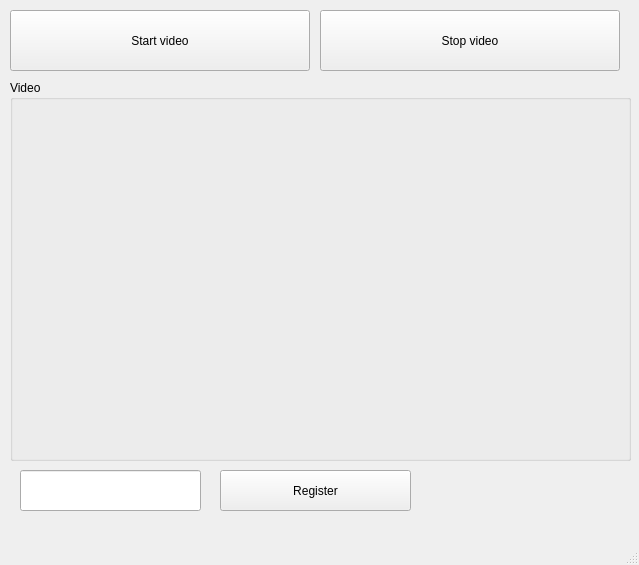
<?xml version="1.0" encoding="UTF-8"?>
<ui version="4.0">
 <class>MainWindow</class>
 <widget class="QMainWindow" name="MainWindow">
  <property name="geometry">
   <rect>
    <x>0</x>
    <y>0</y>
    <width>639</width>
    <height>565</height>
   </rect>
  </property>
  <property name="windowTitle">
   <string>MainWindow</string>
  </property>
  <property name="styleSheet">
   <string notr="true"/>
  </property>
  <widget class="QWidget" name="centralwidget">
   <widget class="QGroupBox" name="groupBox">
    <property name="geometry">
     <rect>
      <x>10</x>
      <y>80</y>
      <width>621</width>
      <height>381</height>
     </rect>
    </property>
    <property name="sizePolicy">
     <sizepolicy hsizetype="Preferred" vsizetype="Preferred">
      <horstretch>0</horstretch>
      <verstretch>0</verstretch>
     </sizepolicy>
    </property>
    <property name="title">
     <string>Video</string>
    </property>
    <widget class="QWidget" name="ImgWidget" native="true">
     <property name="geometry">
      <rect>
       <x>10</x>
       <y>20</y>
       <width>601</width>
       <height>351</height>
      </rect>
     </property>
    </widget>
   </widget>
   <widget class="QPushButton" name="startButton">
    <property name="geometry">
     <rect>
      <x>10</x>
      <y>10</y>
      <width>300</width>
      <height>61</height>
     </rect>
    </property>
    <property name="text">
     <string>Start video</string>
    </property>
   </widget>
   <widget class="QPushButton" name="stopButton">
    <property name="geometry">
     <rect>
      <x>320</x>
      <y>10</y>
      <width>300</width>
      <height>61</height>
     </rect>
    </property>
    <property name="text">
     <string>Stop video</string>
    </property>
   </widget>
   <widget class="QPushButton" name="registerButton">
    <property name="geometry">
     <rect>
      <x>220</x>
      <y>470</y>
      <width>191</width>
      <height>41</height>
     </rect>
    </property>
    <property name="text">
     <string>Register</string>
    </property>
   </widget>
   <widget class="QLineEdit" name="newLabel">
    <property name="geometry">
     <rect>
      <x>20</x>
      <y>470</y>
      <width>181</width>
      <height>41</height>
     </rect>
    </property>
    <property name="font">
     <font>
      <pointsize>12</pointsize>
     </font>
    </property>
   </widget>
  </widget>
  <widget class="QMenuBar" name="menubar">
   <property name="geometry">
    <rect>
     <x>0</x>
     <y>0</y>
     <width>639</width>
     <height>21</height>
    </rect>
   </property>
  </widget>
  <widget class="QStatusBar" name="statusbar"/>
 </widget>
 <resources/>
 <connections/>
</ui>
